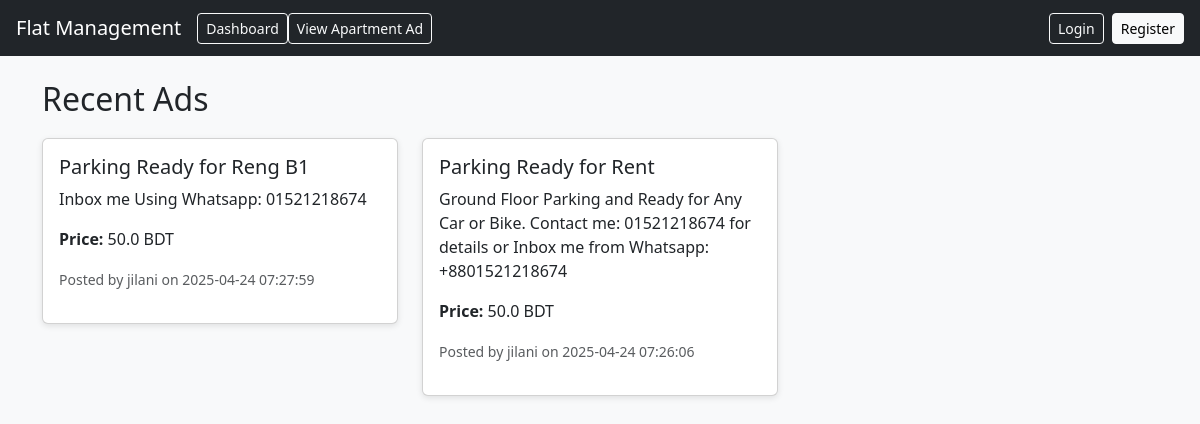
The app's page /, older data.
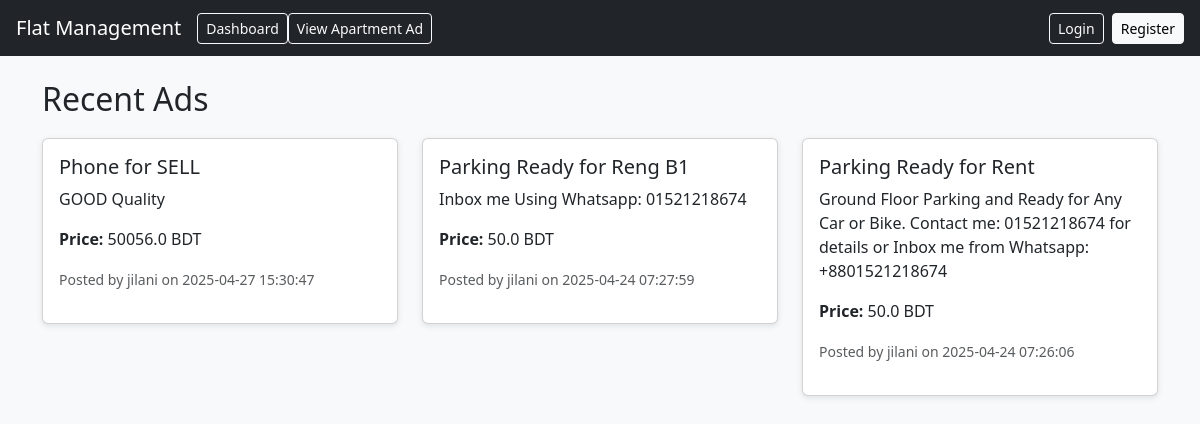
The same page, newer data.
### tables this page shows
CREATE TABLE ads (
    id INTEGER PRIMARY KEY AUTOINCREMENT,
    title TEXT NOT NULL,
    description TEXT NOT NULL,
    price REAL,
    user_id INTEGER,
    date_posted TEXT DEFAULT CURRENT_TIMESTAMP
);

CREATE TABLE users (
    id INTEGER PRIMARY KEY AUTOINCREMENT,
    Apartment_Type TEXT NOT NULL UNIQUE,
    Apartment_Number TEXT NOT NULL UNIQUE,
    Parking_Number TEXT NOT NULL UNIQUE,
    username TEXT NOT NULL UNIQUE,
    email TEXT NOT NULL UNIQUE,
    password TEXT NOT NULL
);

### app.py (the view)
@app.route('/')
def home():
    conn = get_connection()
    cursor = conn.cursor()
    cursor.execute("SELECT ads.*, users.username FROM ads JOIN users ON users.id = ads.user_id ORDER BY date_posted DESC")
    ads = cursor.fetchall()
    conn.close()
    return render_template('home.html', ads=ads)

### conn.py (called while the page is built)
def get_connection():
    conn = sqlite3.connect('db/flat.db')
    conn.row_factory = sqlite3.Row  # For dictionary-style access
    return conn

### templates/home.html (shortened to what this page needs)
{% extends 'base.html' %}
{% block content %}
<h2>Recent Ads</h2>
<div class="row">
    {% for ad in ads %}
        <div class="col-md-4 mb-4">
            <div class="card">
                <div class="card-body">
                    <h5 class="card-title">{{ ad.title }}</h5>
                    <p class="card-text">{{ ad.description }}</p>
                    <p><strong>Price:</strong> {{ ad.price }} BDT</p>
                    <p><small class="text-muted">Posted by {{ ad.username }} on {{ ad.date_posted }}</small></p>
                </div>
            </div>
        </div>
    {% else %}
        <p>No ads found.</p>
    {% endfor %}
</div>
{% endblock %}

Row changes from the older to the newer data that the page shows:
added ads: title "Phone for SELL", description "GOOD Quality", price "50056.0", username "jilani", date_posted "2025-04-27 15:30:47"
